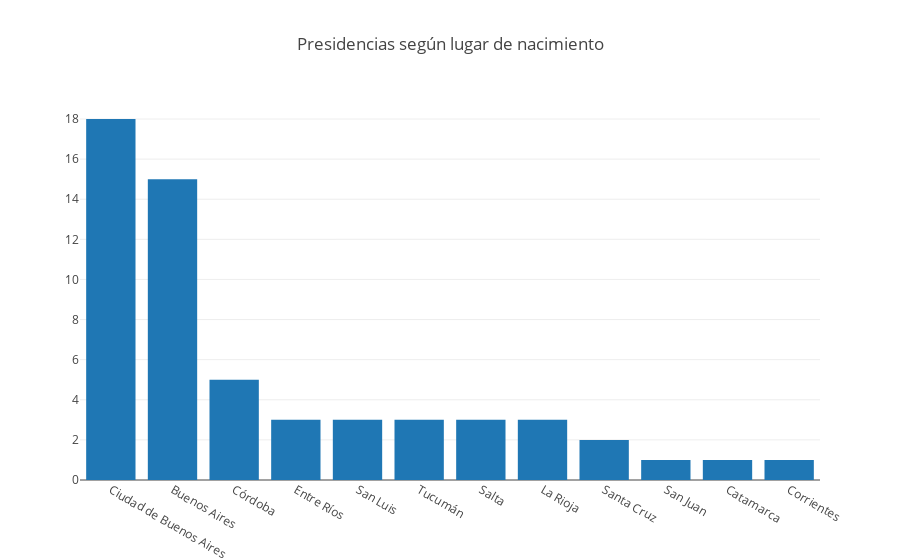

The notebook cell saved with this chart:
### Markdown cell above
Listo! Resumimos

### Code cell
#Leo y filtro las columnas que me interesan.
presidencias_argentinas = pd.read_html("https://es.wikipedia.org/wiki/Anexo:Presidentes_de_la_Naci%C3%B3n_Argentina")
presidencias_argentinas = presidencias_argentinas[0] #Lee varias tablas. La primera es la que interesa.
presidencias_argentinas = presidencias_argentinas.iloc[:-1, 2:-3] #El último presidente todavía no asumió
presidencias_argentinas = presidencias_argentinas.rename({"Presidente de la Nación.2" : "Presidente"}) #Renombro la columna

#Elimino las filas que están repetidas a través de las columnas
def check_duplicate_row(row):
    '''Me quedo con las filas cuyos valores se repiten en esa misma fila,
    pero para todas las columas'''
    return all(x == row[0] for x in row)
filas_duplicadas = presidencias_argentinas.apply(check_duplicate_row, axis=1)
presidencias_argentinas = presidencias_argentinas[~filas_duplicadas] 

#Elimino duplicados y reseteo el índice
presidencias_argentinas = (presidencias_argentinas.drop_duplicates() #Eliminé los duplicados
                           .reset_index(drop = True)) #Resetié el índice

#Cambio de formato a datetime en las columnas de inicio y fin del gobierno. 
meses_ingles = {'enero': 'January', 'febrero': 'February', 'marzo': 'March', 'abril': 'April', 'mayo': 'May', 'junio': 'June', 
         'julio': 'July', 'agosto': 'August', 'septiembre': 'September', 'octubre': 'October', 'noviembre': 'November', 'diciembre': 'December'}
presidencias_argentinas['Inicio del gobierno'] = (presidencias_argentinas['Inicio del gobierno'].str.replace(r'\[.*\]', '', regex=True) #Elimino lo que está en []
                                                  .str.replace('\u2009\u200b', '') #Habían caracteres invisibles
                                                  .apply(lambda x: ' '.join([meses_ingles[word] if word in meses_ingles else word for word in x.split()]))) #Cambio el nombre de los meses a inglés

presidencias_argentinas['Inicio del gobierno'] = pd.to_datetime(presidencias_argentinas['Inicio del gobierno'], format='%d de %B de %Y', errors='coerce')

presidencias_argentinas['Fin del gobierno'] = (presidencias_argentinas['Fin del gobierno'].str.replace(r'\[.*\]', '', regex=True) #Elimino lo que está en []
                                                  .str.replace('\u2009\u200b', '')
                                                  .apply(lambda x: ' '.join([meses_ingles[word] if word in meses_ingles else word for word in x.split()])))
presidencias_argentinas['Fin del gobierno'] = pd.to_datetime(presidencias_argentinas['Fin del gobierno'], format='%d de %B de %Y', errors='coerce')

#Agrego la fecha de terminación del mandato de Alberto Fernández. 
presidencias_argentinas.iloc[57,4] = pd.to_datetime("2023-12-10", format="%Y-%m-%d")

#Grafico
fig = go.Figure()
fig.add_trace(go.Histogram(x = presidencias_argentinas["Lugar en el que nació"]))
fig.update_xaxes(categoryorder='total descending')
fig.update_layout(template = None, title_text = "Presidencias según lugar de nacimiento")

### Figure 1 — Plotly figure (JSON) as saved in the notebook; plotly's stock layout.template omitted (floating-point values rounded to 4 significant figures)
{"data": [{"type": "histogram", "x": ["Ciudad de Buenos Aires", "Ciudad de Buenos Aires", "Entre Ríos", "Córdoba", "San Luis", "Ciudad de Buenos Aires", "Ciudad de Buenos Aires", "San Juan", "Tucumán", "Tucumán", "Córdoba", "Ciudad de Buenos Aires", "Ciudad de Buenos Aires", "Salta", "Tucumán", "Ciudad de Buenos Aires", "Córdoba", "Ciudad de Buenos Aires", "Salta", "Ciudad de Buenos Aires", "Ciudad de Buenos Aires", "Ciudad de Buenos Aires", "Salta", "Entre Ríos", "Ciudad de Buenos Aires", "Catamarca", "Entre Ríos", "Buenos Aires", "Buenos Aires", "Buenos Aires", "Ciudad de Buenos Aires", "Córdoba", "Corrientes", "Ciudad de Buenos Aires", "Buenos Aires", "Buenos Aires", "San Luis", "Ciudad de Buenos Aires", "Buenos Aires", "Ciudad de Buenos Aires", "Buenos Aires", "La Rioja", "Buenos Aires", "Ciudad de Buenos Aires", "Buenos Aires", "Buenos Aires", "Buenos Aires", "La Rioja", "La Rioja", "Córdoba", "San Luis", "Buenos Aires", "Santa Cruz", "Santa Cruz", "Buenos Aires", "Buenos Aires", "Buenos Aires", "Ciudad de Buenos Aires"]}], "layout": {"title": {"text": "Presidencias según lugar de nacimiento"}, "xaxis": {"categoryorder": "total descending"}}}
